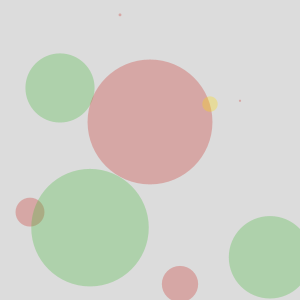
Frame 1 (no input)
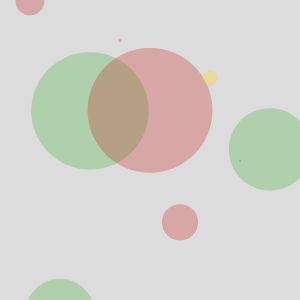
Frame 60 (the mouse pressed at the canvas centre just before this capture)
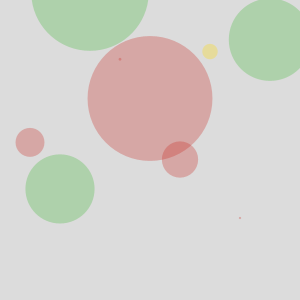
Frame 120 (the mouse held since frame 60 and released just before this capture)

The Processing sketch that drew these frames (run headless with seeded random() and noise(); from frame 60 on, the mouse is pressed at the canvas centre):

// Processing sketch: processing_20542
// ── processing_20542.pde

int num = 10;
float[] x = new float [num];
float mySize = 50;
float[] ypos = new float[num];
float[] speed = new float[num];
color[] myColors = new color[4];
int[] col = new int[num];

void setup() {

  size(300,300);

  //explicitly add colors to the myColors array
  myColors[0] = color(200,40,35,75);
  myColors[1] = color(65,185,54,75);
  myColors[2] = color(255,217,0,75);
  myColors[3] = color(0,168,255,75);

  //use a loop to randomly seed ypos, speed, and col
  for(int i=num-1; i>=0; i--) {
    ypos[i] = random(0,height);
    speed[i] = random(-5,5);
    col[i] = floor(random(0,4));
    x [i] = random (0,width/2);
  }
  noStroke();
  smooth();
}

void draw() {
  background(220);
  
  for(int i=0; i<num-1; i++) {
    //use the int from col[] to choose the fill from myColors[]
    fill(myColors[col[i]]);
    //draw the ellipse using ypos[]
    ellipse(width/num * i + width/num, ypos[i], x[i], x[i]);
    //update ypos[] with speed[]
    ypos[i] = ypos[i] + speed[i];
    
    //if the circles go off the screen, reset them
    if(ypos[i] > height + mySize/2) ypos[i] = -mySize/2;
    if(ypos[i] < -mySize/2) ypos[i] = height - +mySize/2;
  }
}
